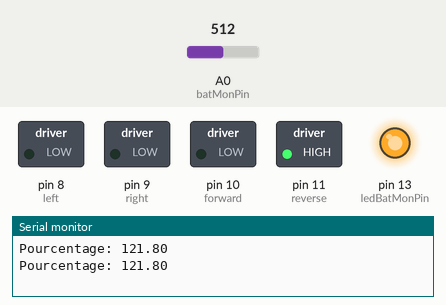
Simulated run of this sketch. Board: Arduino Uno, built with avr-gcc and run on an emulated ATmega328P. On the bench: switched loads named in the sketch (green lamp = pin HIGH), output pins drawn as LEDs (lit = HIGH), the last lines printed to the serial monitor. Dashed ring = blinking. The inputs (shaded band) are chosen by the test bench; at power-on: A0 (batMonPin) = 512.

Above: at 2.7 s.
2.8 s: A0 (batMonPin) set to 133
At 4.9 s:
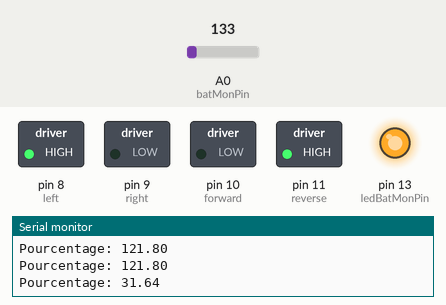
6.3 s: A0 (batMonPin) set to 117
At 7.9 s:
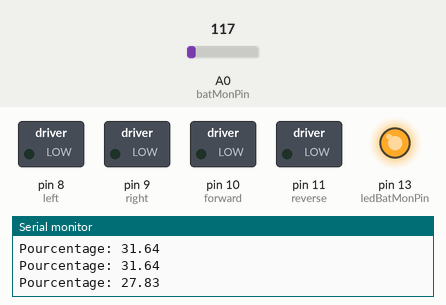
12.1 s: A0 (batMonPin) set to 0
17.9 s: A0 (batMonPin) set to 7
21.4 s: A0 (batMonPin) set to 10
At 22.0 s:
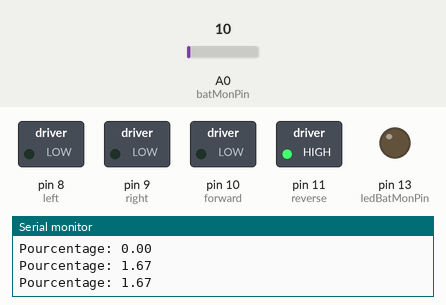
Timing chart, 0 to 29.4 s (numbered marks = the images above; inputs shaded):
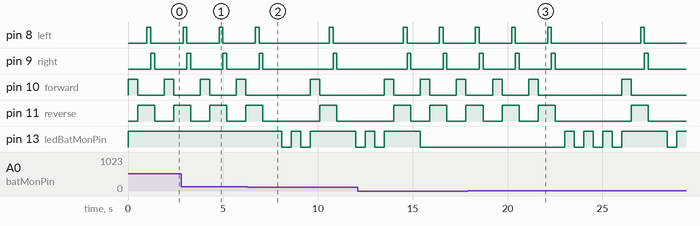

The sketch:

testControleCarteRC.ino
```cpp
/*
  Car Test
  Makes the modified RC car go in a figure 8.

Plug the striped white wires into the Arduino pins as
 */
int left = 8;       // left pin
int right = 9;       // right pin
int forward = 10;    // forward pin
int reverse = 11;    // reverse pin

int batMonPin = 0;    // input pin for the divider
int ledBatMonPin = 13;
int val = 0;       // variable for the A/D value
float pinVoltage = 0; // variable to hold the calculated voltage
//float batteryVoltage = 0;
float batteryPercent = 0;
float ratio = 4.68;  // Change this to match the MEASURED ration of the circuit

// The setup() method runs once, when the sketch starts

void setup()   {
  // initialize the digital pins as an outputs:
  pinMode(forward, OUTPUT);
  pinMode(reverse, OUTPUT);
  pinMode(left, OUTPUT);
  pinMode(right, OUTPUT);

  pinMode(ledBatMonPin,OUTPUT);

  Serial.begin(9600);      // open the serial port at 9600 baud


}

void go_forward()
{
  digitalWrite(forward,HIGH);   // turn forward motor on
  digitalWrite(reverse,LOW);    // turn revers motor off
}

void go_reverse()
{
  digitalWrite(reverse,HIGH);    // turn reverse motor on
  digitalWrite(forward,LOW);    // turn forward notor off
}

void stop_car()
{
  digitalWrite(reverse,LOW);     // turn revers motor off
  digitalWrite(forward,LOW);    // turn forward motor off
  digitalWrite(left,LOW);
  digitalWrite(right,LOW);
}

void go_left()
{
  digitalWrite(left,HIGH);     // turn left motor on
  digitalWrite(right,LOW);
}

void go_right()
{
  digitalWrite(left,LOW);     // turn left motor on
  digitalWrite(right,HIGH);
}

// the loop() method runs over and over again,
// as long as the Arduino has power

void loop()
{

  batteryMonitor();


  go_forward();
  delay(500);

  go_reverse();
  delay(500);


  go_left();
  delay(200);

  go_right();
  delay(200);

  stop_car();
  delay(500);

  //go_forward();
  //delay(1000);
  //go_left();
  //delay(3000);
  //go_forward();
  //delay(1000);
  //go_right();
  //delay(3000);
 }


void batteryMonitor()
{
  val = analogRead(batMonPin);    // read the voltage on the divider

  pinVoltage = val * 0.00488;       //  Calculate the voltage on the A/D pin
                                    //  A reading of 1 for the A/D = 0.0048mV
                                    //  if we multiply the A/D reading by 0.00488 then
                                    //  we get the voltage on the pin.


  //batteryVoltage = pinVoltage * ratio;    //  Use the ratio calculated for the voltage divider
                                          //  to calculate the battery voltage


  batteryPercent = (pinVoltage * ratio)/(9.6)*100;

  Serial.print("Pourcentage: ");
  Serial.println(batteryPercent);

  if(batteryPercent > 30)
  {
    digitalWrite(ledBatMonPin,HIGH);
  }
  else if((batteryPercent <= 30) && (batteryPercent > 10))
  {
    digitalWrite(ledBatMonPin,HIGH);
    delay(500);
    digitalWrite(ledBatMonPin,LOW);
    delay(500);
    digitalWrite(ledBatMonPin,HIGH);
    delay(500);
    digitalWrite(ledBatMonPin,LOW);
    delay(500);
    digitalWrite(ledBatMonPin,HIGH);
  }
  else if((batteryPercent <= 10) && (batteryPercent > 2))
  {
    digitalWrite(ledBatMonPin,HIGH);
    delay(500);
    digitalWrite(ledBatMonPin,LOW);
    delay(500);
    digitalWrite(ledBatMonPin,HIGH);
    delay(500);
    digitalWrite(ledBatMonPin,LOW);
    delay(500);
    digitalWrite(ledBatMonPin,HIGH);
    delay(500);
    digitalWrite(ledBatMonPin,LOW);
    delay(500);
    digitalWrite(ledBatMonPin,HIGH);
  }
  else
  {
    digitalWrite(ledBatMonPin,LOW);
  }


}
```

Measured:
- the behaviour switches between 127 and 126 on A0 (batMonPin) (found by bisection; images 1 and 2)
- after the input at 6.3 s, pin 8 (left): LOW → HIGH after 4.3 s, → LOW 0.20 s later; pin 9 (right): LOW → HIGH after 4.5 s, → LOW 0.20 s later; pin 13 (ledBatMonPin): goes LOW 0.50 s, HIGH 0.50 s, LOW 0.50 s, HIGH 2.4 s, then LOW, starting after 1.8 s
- after the input at 21.4 s, pin 8 (left): LOW → HIGH after 5.6 s, → LOW 0.20 s later; pin 9 (right): LOW → HIGH after 5.8 s, → LOW 0.20 s later; pin 11 (reverse): LOW → HIGH after 5.1 s, → LOW 0.90 s later; pin 13 (ledBatMonPin): goes 3 × (HIGH 0.50 s, LOW 0.50 s), HIGH 2.4 s, LOW 0.50 s, then HIGH, starting after 1.6 s
- by itself, pin 8 (left), pin 9 (right): alternates HIGH for 0.20 s and LOW for 1.7 s
- by itself, pin 11 (reverse): alternates HIGH for 0.90 s and LOW for 1.0 s
